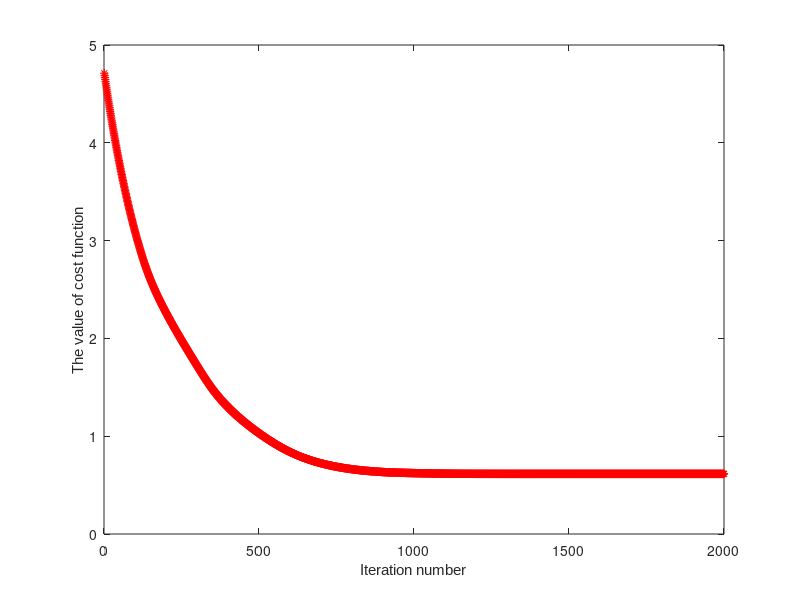
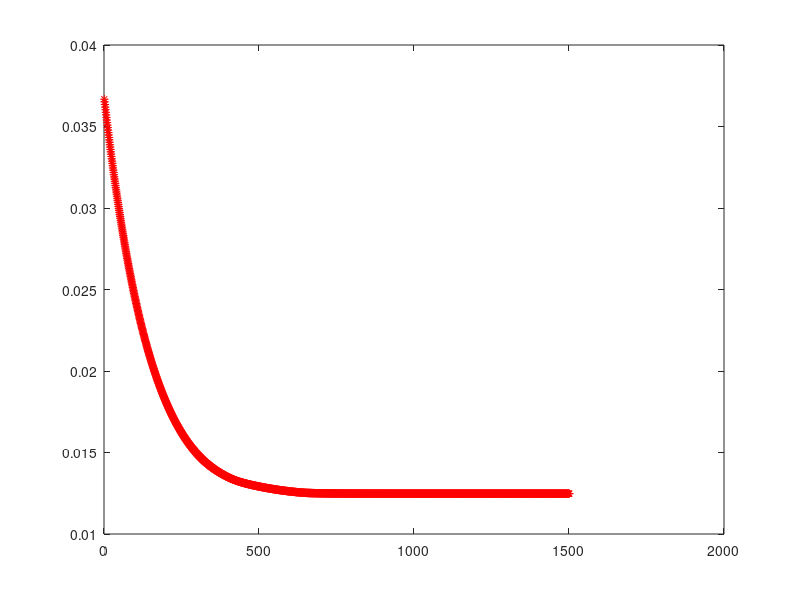
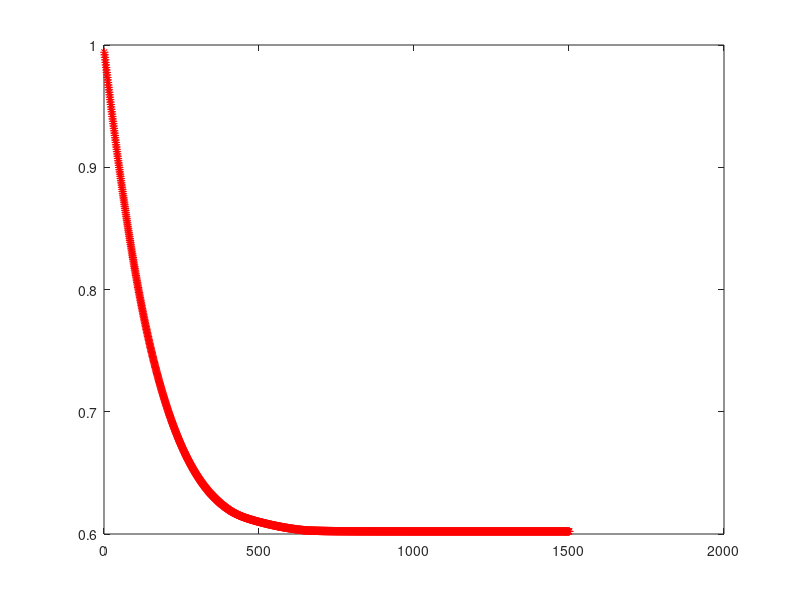

Write MATLAB code to recreate these figures, in order. (Note: this script raises an error after producing the figures.)
clear all;
clc;
load('Ionospheredata.mat');
AA=sortrows(A,35);
A1=AA(1:225,1:34);
A2=AA(226:351,1:34);
Lables=AA(:,35);

no_fea =  34;
no_sam = 351;
no_sam1 = 225;
no_sam1 = 126;

 AA=[A1;A2] ;
mean_AA=mean(AA);
 
mean_A1=mean(A1);

mean_A2=mean(A2);



S_B=(225*(mean_A1-mean_AA)'*(mean_A1-mean_AA)+126*(mean_A2-mean_AA)'*(mean_A2-mean_AA));
%S_B=50*((mean_A1-mean_AA)'*(mean_A1-mean_AA)+(mean_A2-mean_AA)'*(mean_A2-mean_AA));

S_W=zeros(no_fea,no_fea);

[i j]=size(A1);


for k0=1:225
        S_W=S_W+(A1(k0,:)-mean_A1)'*(A1(k0,:)-mean_A1);
end


for k0=1:126
        S_W= S_W+(A2(k0,:)-mean_A2)'*(A2(k0,:)-mean_A2);
end


[m1,n1]=size(AA);
SB=S_B/351;
SW=S_W/351+eye(max(length(S_W)))*0.000001;
% E=S_W ;

[X Y]=eig(SB,SW)


%v=max(max((Y)));
v=1.79
A=-(SB-v*SW);
M=10;
%W=rand(n1,M);
W=randn(n1,M)/2;

 W=orth(W);

 
 
R=eye(M);
 
 
Iterations=2000;
 
r1=0.003;
 
r2=0.001;
 
Cost1=zeros(Iterations,1);
Cost2=zeros(Iterations,1);
Cost3=zeros(Iterations,1);
for k=1:Iterations;
%DF1=2*(SB-v*SW)*W+4*W*(R'*R)*W'*W-4*W*R'*R;
%DF1=2*A*W+4*W*(R'*R)*W'*W-4*W*R'*R;
DF1=2*A*W+2*W*(R'*R)*W'*W+2*W*W'*W*(R'*R)-4*W*R'*R;
%DF1=2*(SB-v*SW)*W+2*W*(R'*R)*W'*W+2*W*W'*W*(R'*R)-4*W*R'*R;
DF1=DF1/norm(DF1);
W=W-r1*DF1;


 
DF2=diag(diag(2*R*W'*W*W'*W-4*R*W'*W+2*R));
DF2=DF2/norm(DF2);
 if  Cost2(k)>0.01
            R=R+r2*DF2;
end
      
Cost1(k)=trace(W'*A*W)+trace(W'*W*R'*R*W'*W-R'*R*W'*W-W'*W*R'*R+R'*R);      
   
Cost2(k)=trace(W'*W*R'*R*W'*W-R'*R*W'*W-W'*W*R'*R+R'*R);
Cost3(k)=trace(W'*A*W);
 k 
end

figure(1)
plot(Cost1(1:Iterations),'r-*')
xlabel('Iteration number','FontName','Arial','FontSize',11);
ylabel('The value of cost function','FontName','Arial','FontSize',11');
 
 
figure(2)
plot(Cost2(500:Iterations),'r-*')

figure(3)
plot(Cost3(500:Iterations),'r-*')

 x1=W'*AA';
 x2=x1';


%predict_label = knnclassify(x2, x2,Lables, 8);
%accuracy = length(find(predict_label ==Lables))/length(Lables)*100

% model= svmtrain2(Lables,x2,'-c 2 -t 2 -g 1');
% [predict_label, accuracy, dec_values]= svmpredict(Lables,x2,model);


%svmStruct= svmtrain(x2,Lables,'Kernel_Function','rbf','rbf_sigma',0.8,'method','SMO','showplot',true);

 svmStruct= svmtrain(x2,Lables,'Kernel_Function','rbf','method','LS'); 
 
classes = svmclassify(svmStruct,x2);
nCorrect=sum(classes==Lables);
accuracy=nCorrect/length(classes)